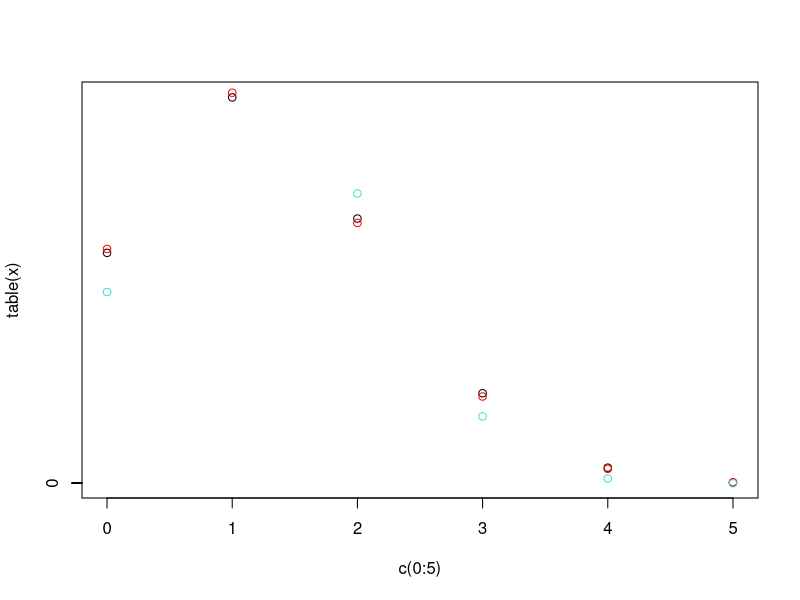

Write the R code that produced this figure.
# Hypergeometric Distribution Lab Monday
#1a
# with replacement
sample(c(rep(0,15), rep(1,5)), 5, replace=T)
# without replacement
sample(c(rep(0,15), rep(1,5)), 5, replace=F)

#1b&c
#with replacement (replace=T)
x = 0
for(i in c(1:10000)){
  x[i] = sum(sample(c(rep(0,15), rep(1,5)), 5, replace=T))
}
table(x)
plot(c(0:5), table(x))
points(c(0:5), dbinom(c(0:5), 5, 0.25)*10000, col="red")

# without replacement (replace=F)
y = 0
for(i in c(1:10000)){
  y[i] = sum(sample(c(rep(0,15), rep(1,5)), 5, replace=F))
}
table(y)
#plot(c(0:5), table(y))
points(c(0:5), dhyper(c(0:5), 5, 15, 5) * 10000, col="turquoise")

#1d
#done above with points ^^^
# with replacement
#dbinom(c(0:5), 5, prob=5/20)

#without replacement
#dhyper(c(0:5), 5, 15, 5)
